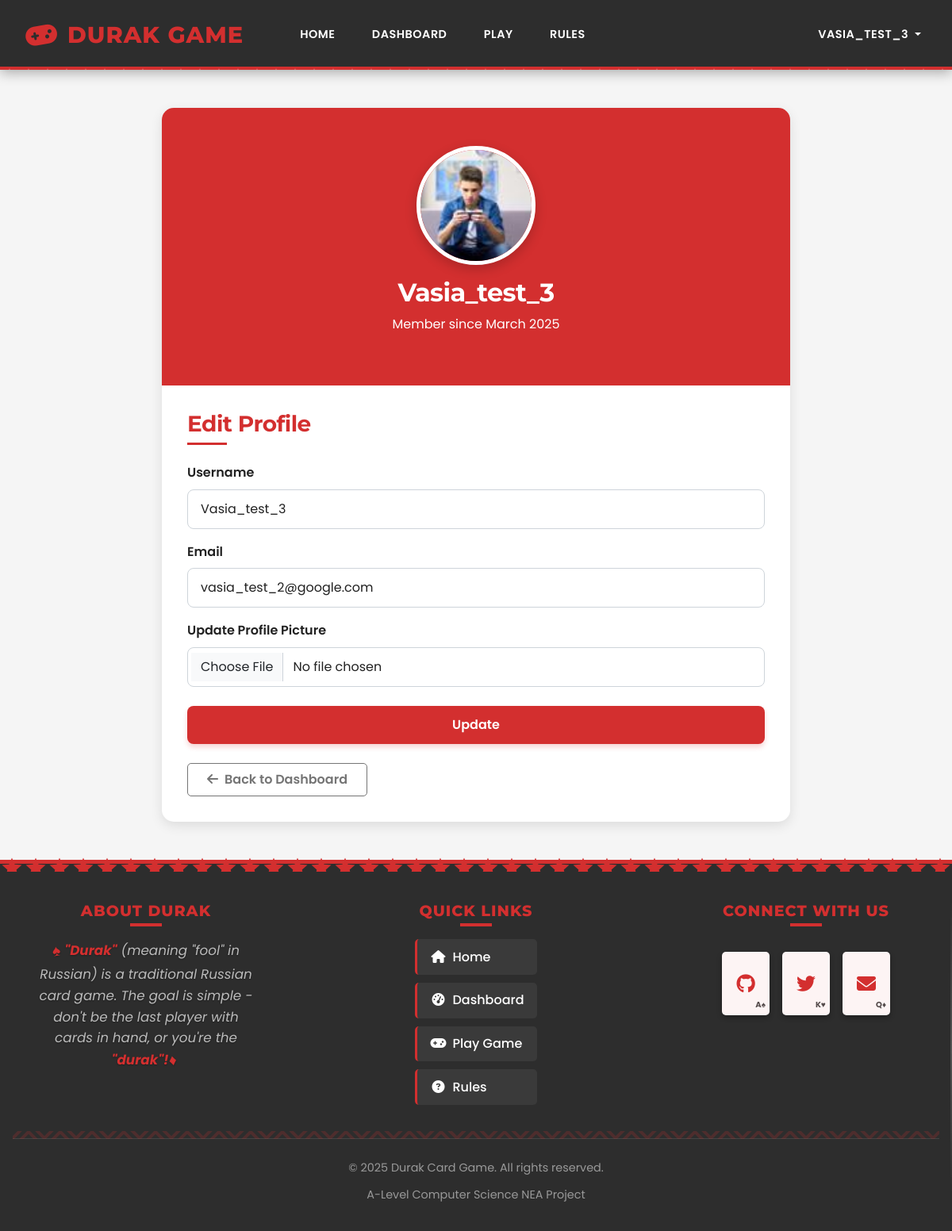
Page /auth/profile (signed in) on the committed database.
### app/models.py (models this page shows, shortened)
class User(db.Model, UserMixin):
    id = db.Column(db.Integer, primary_key=True)
    username = db.Column(db.String(20), unique=True, nullable=False)
    email = db.Column(db.String(120), unique=True, nullable=False)
    password = db.Column(db.String(60), nullable=False)
    image_file = db.Column(db.String(20), nullable=False, default='default.jpg')
    number_of_wins = db.Column(db.Integer, default=0)
    number_of_draws = db.Column(db.Integer, default=0)
    number_of_losses = db.Column(db.Integer, default=0)
    total_games = db.Column(db.Integer, default=0)
    games_against_ai = db.Column(db.Integer, default=0)
    games_against_real_players = db.Column(db.Integer, default=0)
    registration_date = db.Column(db.DateTime, nullable=False, default=datetime.utcnow)
    last_login = db.Column(db.DateTime, nullable=True)

### app/auth/routes.py (the view)
@bp.route("/profile", methods=['GET', 'POST'])
@login_required
def profile():
    form = UpdateProfileForm()
    if form.validate_on_submit():
        if form.picture.data:
            try:
                picture_file = save_picture(form.picture.data)
                current_user.image_file = picture_file
            except Exception as e:
                flash(f'Error saving profile picture: {str(e)}', 'danger')
        current_user.username = form.username.data
        current_user.email = form.email.data
        db.session.commit()
        flash('Your profile has been updated!', 'success')
        return redirect(url_for('main.profile'))
    elif request.method == 'GET':
        form.username.data = current_user.username
        form.email.data = current_user.email
    image_file = url_for('static', filename='img/' + current_user.image_file)
    return render_template('profile.html', title='Profile', image_file=image_file, form=form)

### app/forms.py (shortened to what this page needs)
class UpdateProfileForm(FlaskForm):
    username = StringField('Username', validators=[DataRequired(), Length(min=2, max=20)])
    email = StringField('Email', validators=[DataRequired(), Email()])
    picture = FileField('Update Profile Picture', validators=[FileAllowed(['jpg', 'png'])])
    submit = SubmitField('Update')

### app/models.py (called while the page is built)
@login_manager.user_loader
def load_user(user_id):
    return User.query.get(int(user_id))

### app/templates/profile.html (shortened to what this page needs)
{% extends "base.html" %}
{% block content %}
<div class="container profile-container">
    <div class="row justify-content-center">
        <div class="col-md-8">
            <div class="profile-card">
                <div class="profile-header">
                    <div class="profile-img-container">
                        <img src="{{ image_file }}" alt="Profile Picture" class="profile-img">
                    </div>
                    <h2 class="mt-3">{{ current_user.username }}</h2>
                    <p>Member since {{ current_user.registration_date.strftime('%B %Y') }}</p>
                </div>
                <div class="profile-body">
                    <h3 class="profile-title">Edit Profile</h3>
                    <form method="POST" enctype="multipart/form-data">
                        <div class="form-group mb-3">
                            {{ form.username.label(class="form-label") }}
                            {% if form.username.errors %}
                                {{ form.username(class="form-control is-invalid") }}
                                <div class="invalid-feedback">
                                    {% for error in form.username.errors %}
                                        {{ error }}
                                    {% endfor %}
                                </div>
                            {% else %}
                                {{ form.username(class="form-control") }}
                            {% endif %}
                        </div>
                        <div class="form-group mb-3">
                            {{ form.email.label(class="form-label") }}
                            {% if form.email.errors %}
                                {{ form.email(class="form-control is-invalid") }}
                                <div class="invalid-feedback">
                                    {% for error in form.email.errors %}
                                        {{ error }}
                                    {% endfor %}
                                </div>
                            {% else %}
                                {{ form.email(class="form-control") }}
                            {% endif %}
                        </div>
                        <div class="form-group mb-4">
                            {{ form.picture.label(class="form-label") }}
                            <div class="input-group">
                                {{ form.picture(class="form-control") }}
                            </div>
                        </div>
                        <div class="d-grid">
                            {{ form.submit(class="btn btn-update") }}
                        </div>
                    </form>
                    <div class="d-flex justify-content-between mt-4">
                        <a href="{{ url_for('main.dashboard') }}" class="btn btn-outline-secondary">
                            <i class="fas fa-arrow-left me-2"></i>Back to Dashboard
                        </a>
                    </div>
                </div>
            </div>
        </div>
    </div>
</div>
{% endblock %}

### app/templates/includes/header.html (shortened to what this page needs)
<header class="site-header">
    <nav class="navbar navbar-expand-lg">
        <div class="container">
            <a class="navbar-brand" href="{{ url_for('main.home') }}">
                <i class="fas fa-gamepad"></i>Durak Game
            </a>
            <div class="collapse navbar-collapse" id="navbarNav">
                <ul class="navbar-nav me-auto">
                    <li class="nav-item">
                        <a class="nav-link {% if request.endpoint == 'main.home' %}active{% endif %}" href="{{ url_for('main.home') }}">Home</a>
                    </li>
                    {% if current_user.is_authenticated %}
                    <li class="nav-item">
                        <a class="nav-link {% if request.endpoint == 'main.dashboard' %}active{% endif %}" href="{{ url_for('main.dashboard') }}">Dashboard</a>
                    </li>
                    <li class="nav-item">
                        <a class="nav-link {% if request.endpoint == 'game.index' %}active{% endif %}" href="{{ url_for('game.index') }}">Play</a>
                    </li>
                    {% endif %}
                    <li class="nav-item">
                        <a class="nav-link {% if request.endpoint == 'main.rules' %}active{% endif %}" href="{{ url_for('main.rules') }}">Rules</a>
                    </li>
                </ul>
                <ul class="navbar-nav">
                    {% if current_user.is_authenticated %}
                    <li class="nav-item dropdown">
                        <a class="nav-link dropdown-toggle" href="#" role="button" data-bs-toggle="dropdown" aria-expanded="false">
                            {{ current_user.username }}
                        </a>
                    </li>
                    {% endif %}
                </ul>
            </div>
        </div>
    </nav>
</header>

### app/static/css/styles.css (style rules this page uses)
:root { --primary: #d32f2f; --primary-light: #ff6659; --primary-dark: #9a0007; --success: #2e7d32; --warning: #ff9800; --danger: #f44336; --info: #2196f3; --gray: #757575; --light-gray: #f5f5f5; --dark: #212121; --white: #ffffff; --shadow: 0 4px 6px rgba(0, 0, 0, 0.1); --transition: all 0.3s ease; }
body { font-family: 'Poppins', sans-serif; margin: 0; padding: 0; line-height: 1.6; color: var(--dark); background-color: var(--light-gray); min-height: 100vh; display: flex; flex-direction: column; font-weight: 400; }
.container { width: 100%; max-width: 1200px; margin: 0 auto; padding: 0 15px; }
h1, h2, h3, h4, h5, h6 { font-family: 'Montserrat', sans-serif; margin-top: 0; margin-bottom: 0.5rem; font-weight: 700; line-height: 1.2; letter-spacing: -0.02em; }
p { margin-top: 0; margin-bottom: 1rem; }
a { color: var(--primary); text-decoration: none; transition: var(--transition); }
.navbar-brand { font-family: 'Montserrat', sans-serif; font-weight: 800; }
.btn { display: inline-block; padding: 0.5rem 1.5rem; font-family: 'Poppins', sans-serif; font-weight: 500; text-align: center; border: none; border-radius: 4px; cursor: pointer; transition: var(--transition); text-decoration: none; }
.btn-outline-secondary { background-color: transparent; color: var(--gray); border: 1px solid var(--gray); }
.form-group { margin-bottom: 1.5rem; }
.form-control { display: block; width: 100%; padding: 0.75rem 1rem; font-size: 1rem; line-height: 1.5; color: var(--dark); background-color: var(--white); border: 1px solid #ced4da; border-radius: 4px; transition: var(--transition); }
.form-label { margin-bottom: 0.5rem; font-weight: 600; }
.mt-3 { margin-top: 1rem !important; }
.mt-4 { margin-top: 1.5rem !important; }
.mb-3 { margin-bottom: 1rem !important; }
.mb-4 { margin-bottom: 1.5rem !important; }
.me-2 { margin-right: 0.5rem !important; }
.d-flex { display: flex !important; }
.justify-content-center { justify-content: center !important; }
.justify-content-between { justify-content: space-between !important; }
html { scroll-behavior: smooth; }

### app/static/css/navbar.css (style rules this page uses)
.navbar { background-color: #2d2d2d; box-shadow: 0 4px 15px rgba(0, 0, 0, 0.3); padding: 0.8rem 0; position: relative; z-index: 100; }
.navbar::after { content: ''; position: absolute; bottom: 0; left: 0; width: 100%; height: 4px; background-color: var(--primary); background-size: 24px 24px; background-repeat: repeat-x; }
.navbar-brand { font-family: 'Montserrat', sans-serif; font-weight: 800; font-size: 1.8rem; color: var(--primary) !important; position: relative; padding: 0.5rem 1rem; margin-right: 2rem; display: flex; align-items: center; letter-spacing: 1px; text-transform: uppercase; }
.navbar-brand i { margin-right: 0.75rem; font-size: 2rem; transform: rotate(-10deg); color: var(--primary); }
.navbar-nav .nav-item { margin: 0 0.25rem; position: relative; }
.navbar-nav .nav-link { color: #fff !important; font-weight: 600; padding: 0.7rem 1.2rem !important; text-transform: uppercase; font-size: 0.9rem; letter-spacing: 0.5px; transition: all 0.3s ease; position: relative; overflow: hidden; border-radius: 0; }
.navbar-nav .nav-link::before { content: ''; position: absolute; bottom: 0; left: 0; width: 100%; height: 0; background-color: var(--primary); transition: all 0.3s ease; z-index: -1; }

### app/templates/profile.html (style rules this page uses)
.profile-container { padding: 3rem 0; }
.profile-card { background-color: white; border-radius: 15px; box-shadow: 0 5px 15px rgba(0, 0, 0, 0.1); overflow: hidden; }
.profile-header { background-color: var(--primary); padding: 3rem 0; color: white; text-align: center; position: relative; }
.profile-img-container { position: relative; margin: 0 auto; width: 150px; height: 150px; border-radius: 50%; border: 5px solid white; overflow: hidden; box-shadow: 0 5px 15px rgba(0, 0, 0, 0.2); }
.profile-img { width: 100%; height: 100%; object-fit: cover; }
.profile-body { padding: 2rem; }
.profile-title { margin-bottom: 2rem; color: var(--primary); position: relative; display: inline-block; }
.profile-title::after { content: ''; position: absolute; left: 0; bottom: -10px; width: 50px; height: 3px; background-color: var(--primary); }
.form-control { border-radius: 8px; padding: 0.75rem 1rem; transition: all 0.3s; box-shadow: none !important; }
.btn-update { background-color: var(--primary); color: white; border-radius: 8px; padding: 0.75rem 2rem; font-weight: 600; box-shadow: 0 4px 6px rgba(211, 47, 47, 0.2); transition: all 0.3s; }

### rows in the picture
User: username "VASIA_TEST_3", username "Vasia_test_3", registration_date "March 2025", email "vasia_test_2@google.com"
